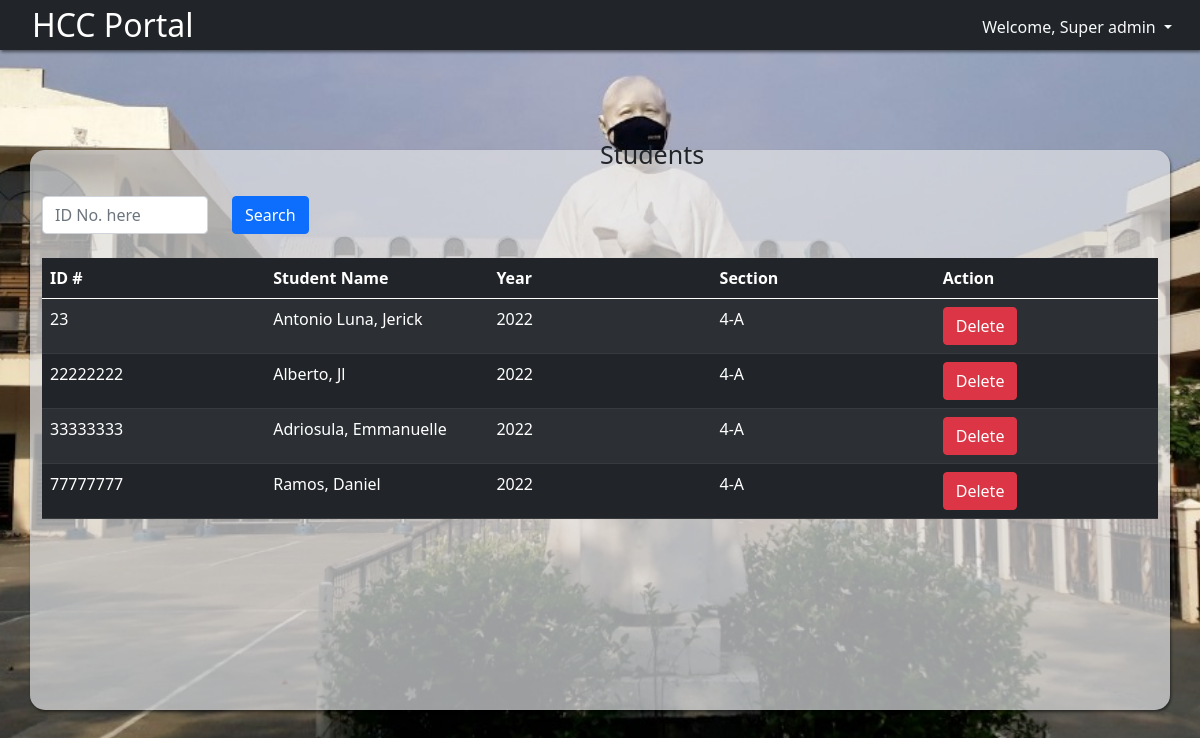
The page /admin/studentmembers.php (signed in) on the database as committed earlier.
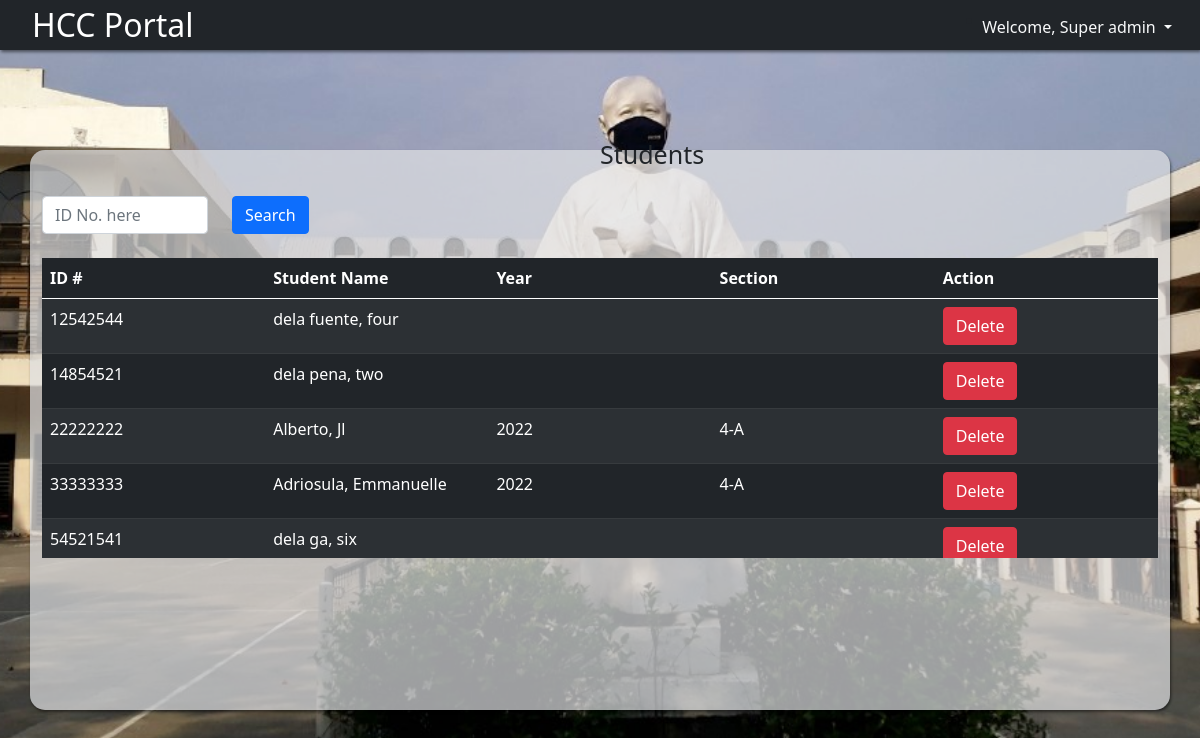
The same page on the database as committed later.
### tables this page shows
CREATE TABLE `users` (
  `id` bigint(11) NOT NULL,
  `username` varchar(255) NOT NULL,
  `lastname` varchar(255) NOT NULL,
  `email` varchar(255) NOT NULL,
  `birthdate` varchar(255) NOT NULL,
  `tel` varchar(255) NOT NULL,
  `password` varchar(255) NOT NULL,
  `address` varchar(255) NOT NULL,
  `course` varchar(255) NOT NULL,
  `year` varchar(255) NOT NULL,
  `section` varchar(255) NOT NULL,
  `picture` varchar(255) NOT NULL,
  `role` varchar(255) NOT NULL
);

### admin/studentmembers.php (the view, shortened to what this page needs)
<?php
include '../config.php';
$sql = "SELECT * FROM users WHERE role = 'Student'";
$result = mysqli_query($conn, $sql);
?>
<!DOCTYPE html>
<html lang="en">
<body>
  <?php
    include("header.php");
  ?>
  <div class="container">
    <form class="row" method="POST">
      <div class="col-xl" style="margin-top:4%;position:relative;">
        <center><label class="form-label" id="titlepos">Students</label></center>
        <div class="row">
          <div class="col-md-2">
            <input type="text" name="searchRes" class="form-control" placeholder="ID No. here" maxlength="8" value="" required/>
          </div>
          <div class="col-md-1">
            <button class="btn btn-primary float-start" type="submit" name="findUser">Search</button>
          </div>
        </div>
      <br />
      <div class="table-wrapper-scroll-y scrollbar">
        <table class="table table-striped table-dark" style="height: 5px !important;">
          <thead>
            <tr>
              <th scope="col" >ID #</th>
              <th scope="col" >Student Name</th>
              <th scope="col" >Year</th>
              <th scope="col" >Section</th>
              <th scope="col" >Action</th>
            </tr>
          </thead>
          <tbody>
            <?php
              if ($result->num_rows > 0) {
                while ($row = mysqli_fetch_array($result)) {
                  echo "<tr>";
                  echo "<td>".$row['id']."</td>";
                  echo "<td>".$row['lastname'].", ".$row['username']."</td>";
                  echo "<td>".$row['year']."</td>";
                  echo "<td>".$row['section']."</td>";
                  echo "<td> <a href='userdelete.php?id=" .$row['id']. "&user=student' class='del-btn btn btn-danger'>Delete</a> </td>";
                  echo "</tr>";
              }
              } else {
                  echo "<tr>";
                  echo "<td colspan='4'>";
                  echo "<center>No Data Found.</center>";
                  echo "</td>";
                  echo "</tr>";
              }
            ?>
          </tbody>
        </table>
      </div>
      </div>
    </form>
  </div>
</body>
</html>

### admin/header.php (shortened to what this page needs)
<head>
  <link rel="stylesheet" href="../assets/css/style.css">
  <link rel="stylesheet" href="../assets/plugins/bootstrap.min.css" type="text/css"/>
  <link rel="stylesheet" href="https://cdn.jsdelivr.net/npm/bootstrap-icons@1.5.0/font/bootstrap-icons.css">
</head>
<nav class="navbar navbar-dark bg-dark transparent">
  <div class="container-fluid">
    <a class="navbar-brand fs-2" style="position:relative; left:20px;bottom:15px;" href="welcome.php"> HCC Portal </a>
    <li class="nav-item dropdown">
          <a class="nav-link dropdown-toggle link-light" id="username" style="position:relative; bottom:25px;" href="#" role="button" data-bs-toggle="dropdown" aria-expanded="false" >
           Welcome, Super  <?php echo  $_SESSION['username']; ?>
          </a>
        </li>
  </div>
</nav>

### assets/css/style.css (style rules this page uses)
html, body { height: 100%; overflow: hidden; }
body { background: url(../images/mainbg.jpg) center/cover no-repeat; height: 100vh; margin: 0; justify-content: center; font-family: Verdana, sans-serif; overflow: hidden; }
#titlepos { position:absolute; font-size:25px; top:-60px; }
.scrollbar { position: relative; height: 300px; overflow: auto; }
.table-wrapper-scroll-y { display: block; }
table { overflow-y: hidden; height: 5px; width:250px; table-layout:fixed; Overflow-y:scroll; }
table tr { height:1em; }
td { overflow:hidden; white-space:nowrap; }
.container { margin-top: 100px; height: 70%; background: rgba(224, 225, 228, 0.7); -moz-box-shadow: 1px 2px 3px rgba(0,0,0,.5); -webkit-box-shadow: 1px 2px 3px rgba(0,0,0,.5); box-shadow: 1px 2px 3px rgba(0,0,0,.5); border-radius: 15px; margin-bottom:50px; }
.navbar { -moz-box-shadow: 1px 2px 3px rgba(0,0,0,.5); -webkit-box-shadow: 1px 2px 3px rgba(0,0,0,.5); box-shadow: 1px 2px 3px rgba(0,0,0,.5); height: 50px; position:fixed; }
#username { white-space: nowrap; overflow: hidden; text-overflow: ellipsis; max-width: 250px; }

Rows that differ between the two databases and show on the page:
removed users: id "23", lastname "Antonio Luna", username "Jerick", year "2022", section "4-A"
no longer on this page (row unchanged): users: id "77777777", lastname "Ramos", username "Daniel", year "2022", section "4-A"
added users: id "12542544", lastname "dela fuente", username "four"
added users: id "14854521", lastname "dela pena", username "two"
added users: id "54521541", lastname "dela ga", username "six"
